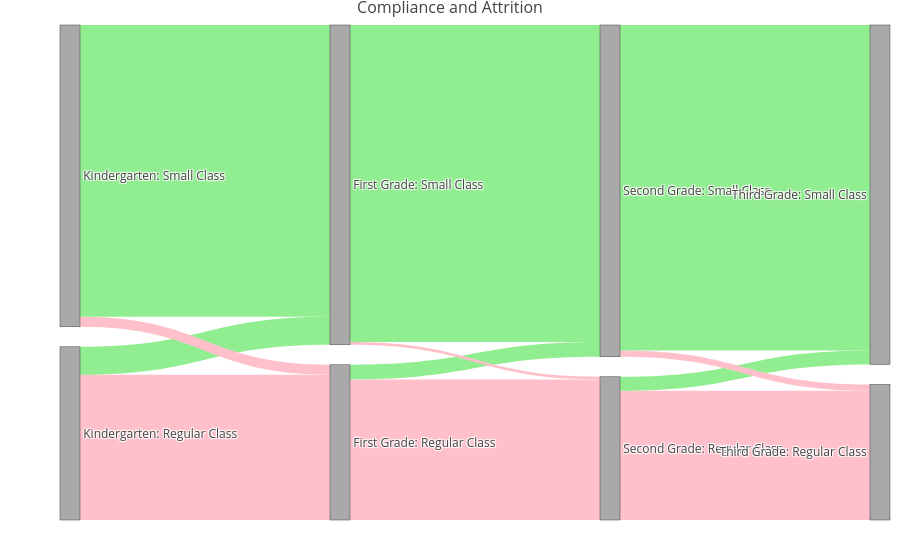

Notebook source saved alongside this figure:
### Markdown cell above
## Sankey Diagram on Attrition

<!-- This was motivated by a diagram I saw in one of the presentations, so if we want to omit it, that's fine with me.  I do think it is helpful to visualize the group we are interested in. -->

Below we visualize the attrition of students from their existing path at the end of each grade.

### Code cell
class_labels <- c(
  "1" = "Small Class",
  "2" = "Regular Class",
  "3" = "Regular Class with Aid"
)

# Prepare data for sankey diagram
df_sankey <- df_students_noaide_4years %>%
  select(gkclasstype, g1classtype, g2classtype, g3classtype) %>%
  mutate(across(everything(), ~ class_labels[as.character(.)]))

# Create node labels
nodes <- unique(c(
  df_sankey$gkclasstype,
  df_sankey$g1classtype,
  df_sankey$g2classtype,
  df_sankey$g3classtype
))

flows <- list()

# Kindergarten to 1st grade
flow1 <- df_sankey %>%
  group_by(gkclasstype, g1classtype) %>%
  summarise(count = n(), .groups = "drop") %>%
  mutate(
    source = match(gkclasstype, nodes) - 1,
    target = (
      match(g1classtype, nodes) - 1 + length(unique(df_sankey$gkclasstype))
    )
  )

# 1st grade to 2nd grade
flow2 <- df_sankey %>%
  group_by(g1classtype, g2classtype) %>%
  summarise(count = n(), .groups = "drop") %>%
  mutate(
    source = (
      match(g1classtype, nodes) - 1 + length(unique(df_sankey$gkclasstype))
    ),
    target = (
      match(g2classtype, nodes) - 1 + 2 * length(unique(df_sankey$gkclasstype))
    )
  )

# 2nd grade to 3rd grade
flow3 <- df_sankey %>%
  group_by(g2classtype, g3classtype) %>%
  summarise(count = n(), .groups = "drop") %>%
  mutate(
    source = (
      match(g2classtype, nodes) - 1 + 2 * length(unique(df_sankey$gkclasstype))
    ),
    target = (
      match(g3classtype, nodes) - 1 + 3 * length(unique(df_sankey$gkclasstype))
    )
  )

# Combine flows
all_flows <- bind_rows(flow1, flow2, flow3)

# Create node labels with grade information
node_labels <- c(
  paste("Kindergarten:", nodes),
  paste("First Grade:", nodes),
  paste("Second Grade:", nodes),
  paste("Third Grade:", nodes)
)

# Create Sankey diagram
fig <- plot_ly(
  type = "sankey",
  node = list(
    label = node_labels,
    color = "darkgray"
  ),
  link = list(
    source = all_flows$source,
    target = all_flows$target,
    value = all_flows$count,
    color = rep(c("pink", "lightgreen", "pink", "lightgreen"), times = 3)
  )
)

# Add title and subtitle using HTML tags in the layout() function
fig <- fig %>%
  layout(
    title = list(
      text = "Compliance and Attrition",
      font = list(size = 16)
    )
  )

fig

### Figure 1 — Plotly figure (JSON) as saved in the notebook; plotly's stock layout.template omitted (floating-point values rounded to 4 significant figures)
{"data": [{"link": {"color": ["pink", "lightgreen", "pink", "lightgreen", "pink", "lightgreen", "pink", "lightgreen", "pink", "lightgreen", "pink", "lightgreen"], "source": [1, 1, 0, 0, 3, 3, 2, 2, 5, 5, 4, 4], "target": [3, 2, 3, 2, 5, 4, 5, 4, 7, 6, 7, 6], "value": [436, 84, 30, 876, 422, 44, 8, 952, 388, 42, 19, 977]}, "node": {"color": "darkgray", "label": ["Kindergarten: Small Class", "Kindergarten: Regular Class", "First Grade: Small Class", "First Grade: Regular Class", "Second Grade: Small Class", "Second Grade: Regular Class", "Third Grade: Small Class", "Third Grade: Regular Class"]}, "type": "sankey"}], "layout": {"hovermode": "closest", "margin": {"b": 40, "l": 60, "r": 10, "t": 25}, "showlegend": false, "title": {"font": {"size": 16}, "text": "Compliance and Attrition"}}}
